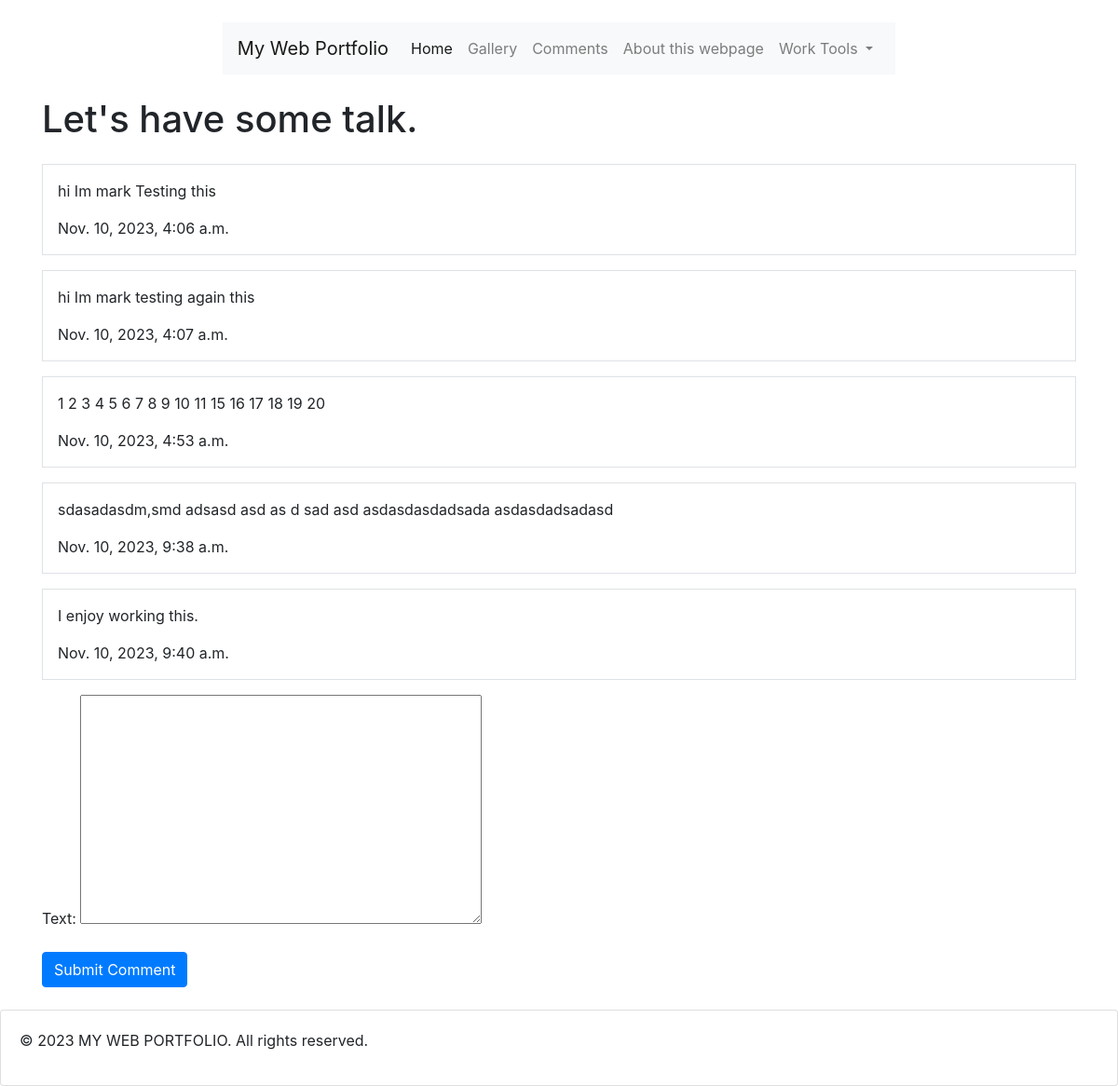
Page /comments/ on the earlier database version.
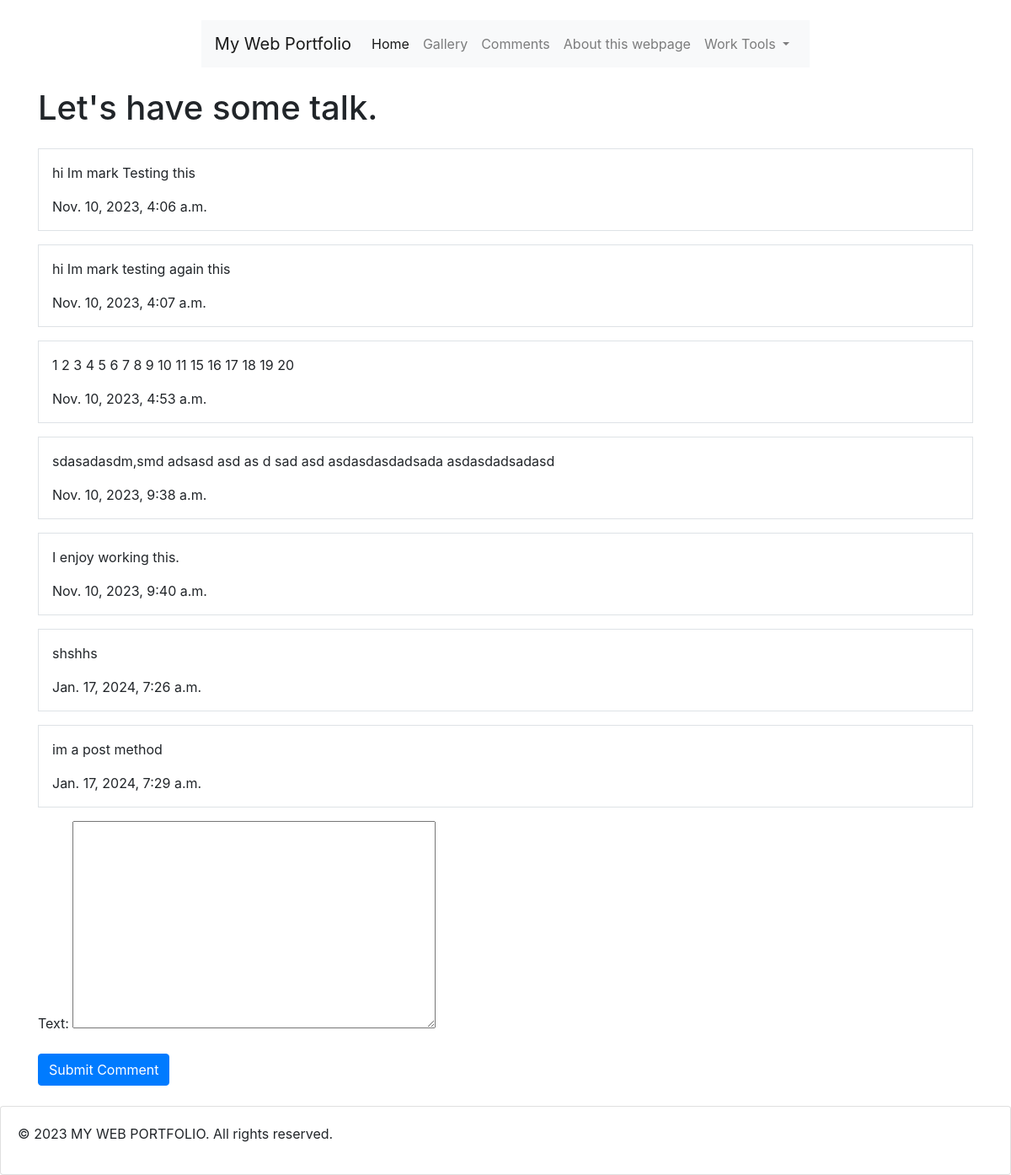
Same page on the later database version.
### comments/models.py (models this page shows, shortened)
class Comment(models.Model):
    text = models.TextField()
    timestamp = models.DateTimeField(auto_now_add=True)

### comments/views.py (the view)
# urls.py: path('', views.comments, name='comments'),
def comments(request):
    comments_list = Comment.objects.all()
    form = CommentForm()
    if request.method == 'POST':
        form = CommentForm(request.POST)
        if form.is_valid():
            form.save()
            return redirect('comments')
    return render(request, 'comment.html', {'comments_list': comments_list, 'form': form})

### comments/forms.py
class CommentForm(forms.ModelForm):
    class Meta:
        model = Comment
        fields = ['text']

### templates/comment.html (shortened to what this page needs)
{% extends 'base.html' %}
{% load static %}
{% block content %}
    <div class="container mt-4">
        <h1 class="mt-4 mb-4">Let's have some talk.</h1>
        <div class="comments">
            {% for comment in comments_list %}
                <div class="comment border p-3 mb-3">
                    <p>{{ comment.text }}</p>
                    <span class="timestamp">{{ comment.timestamp }}</span>
                </div>
            {% endfor %}
            <form method="post" action="{% url 'comments' %}" class="mb-4">
                <div class="form-group">
                    {{ form.text.label_tag }}
                    {{ form.text }}
                </div>
                <button type="submit" class="btn btn-primary">Submit Comment</button>
            </form>
        </div>
    </div>
{% endblock %}

Differences in the rows shown:
added Comment: text "shshhs", timestamp "Jan. 17, 2024, 7:26 a.m."
added Comment: text "im a post method", timestamp "Jan. 17, 2024, 7:29 a.m."
